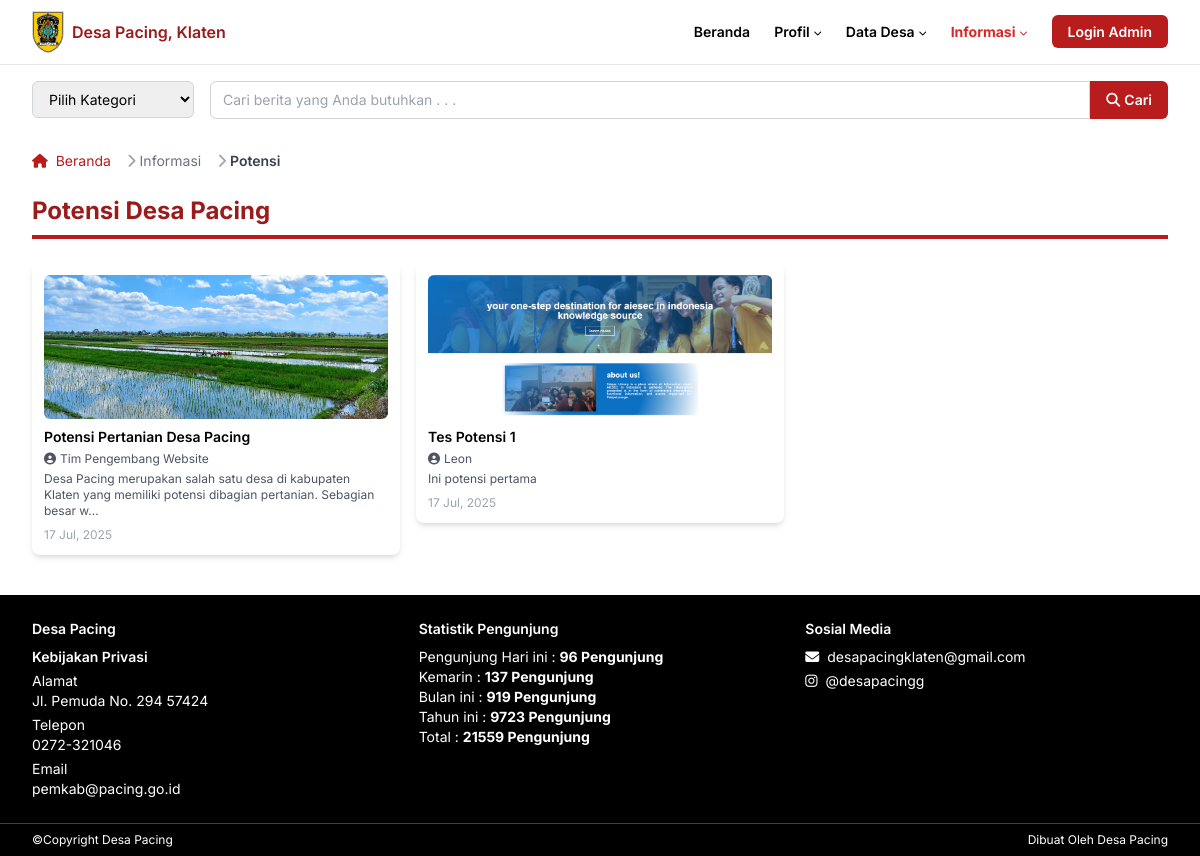
Page /potensi.php on the earlier database version.
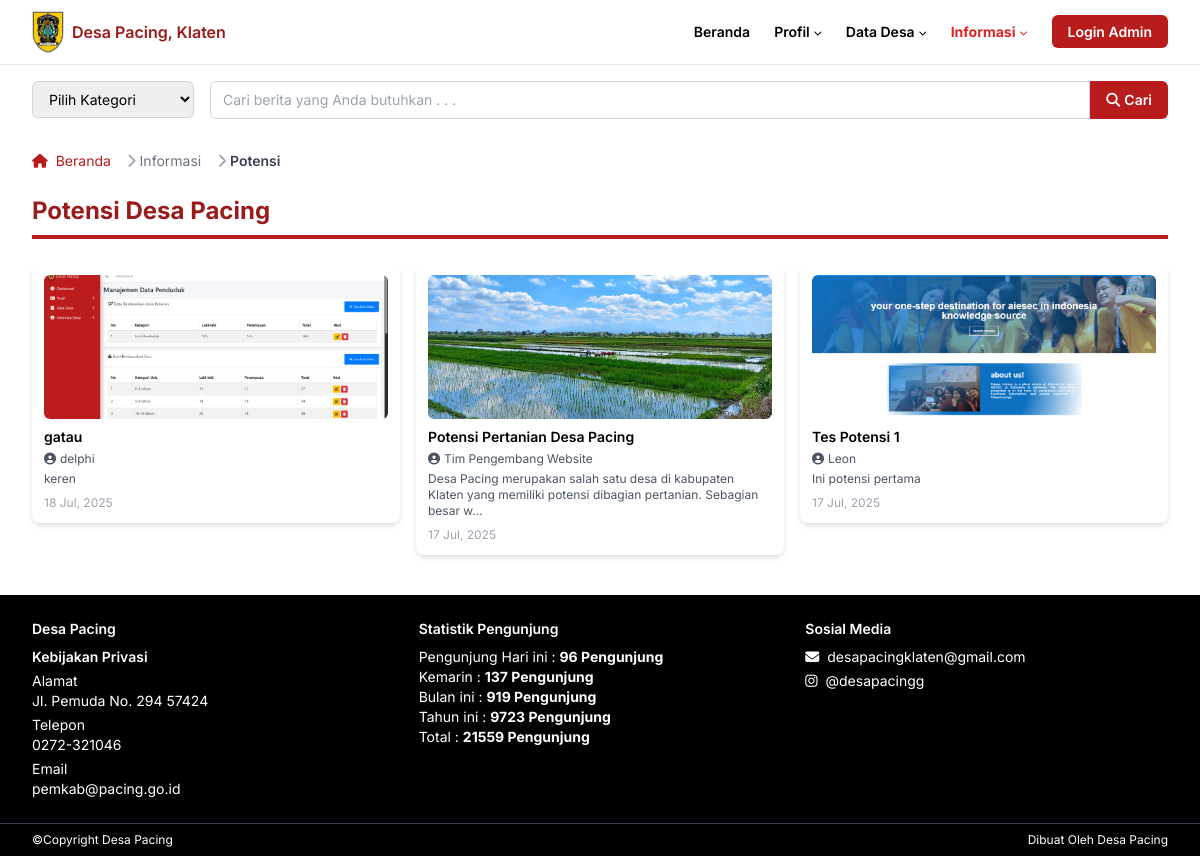
Same page on the later database version.
### tables this page shows
CREATE TABLE `potensi` (
  `id` int(11) NOT NULL,
  `judul` varchar(255) NOT NULL,
  `deskripsi` text NOT NULL,
  `gambar` varchar(255) DEFAULT NULL,
  `tanggal` datetime NOT NULL DEFAULT current_timestamp(),
  `penulis` varchar(100) NOT NULL DEFAULT 'Admin'
);

### potensi.php (the view, shortened to what the changed rows need)
<?php
include 'php/db.php';
$result = $konek->query("SELECT * FROM potensi ORDER BY tanggal DESC");
?>
<html class="scroll-smooth" lang="id">
  <head>
    <script src="https://cdn.tailwindcss.com"></script>
    <link
      href="https://cdnjs.cloudflare.com/ajax/libs/font-awesome/5.15.3/css/all.min.css"
      rel="stylesheet"
    />
    <link href="css/style.css" rel="stylesheet" />
  </head>
  <body class="bg-white text-black">
    <main class="max-w-[1280px] mx-auto px-4 sm:px-6 lg:px-8">
      <section aria-labelledby="berita-title" class="mt-6 space-y-4">
         <div class="grid grid-cols-1 sm:grid-cols-2 lg:grid-cols-3 gap-4">
          <?php while ($row = $result->fetch_assoc()): ?>
            <a href="detail_potensi.php?id=<?php echo $row['id']; ?>" class="block hover:shadow-lg transition">
              <article class="bg-white rounded-lg shadow-md p-3 flex flex-col">
                <img
                  alt="<?php echo htmlspecialchars($row['judul']); ?>"
                  class="rounded-md mb-2 object-cover w-full h-40 sm:h-36"
                  height="200"
                  loading="lazy"
                  src="assets/<?php echo htmlspecialchars($row['gambar']); ?>"
                  width="400"
                />
                <h3 class="font-semibold text-xs sm:text-sm mb-1 leading-tight">
                  <?php echo htmlspecialchars($row['judul']); ?>
                </h3>
                <div class="flex items-center text-gray-600 text-[10px] sm:text-xs mb-1 space-x-1">
                  <i class="fas fa-user-circle"></i>
                  <span><?php echo htmlspecialchars($row['penulis']); ?></span>
                </div>
                <p class="text-gray-600 text-[9px] sm:text-xs mb-2 line-clamp-3">
                  <?php echo htmlspecialchars(mb_strimwidth(strip_tags($row['deskripsi']), 0, 120, '...')); ?>
                </p>
                <time class="text-gray-400 text-[9px] sm:text-xs" datetime="<?php echo htmlspecialchars($row['tanggal']); ?>">
                  <?php echo date('j M, Y', strtotime($row['tanggal'])); ?>
                </time>
              </article>
            </a>
          <?php endwhile; ?>
        </div>
      </section>
    </main>
  </body>

Differences in the rows shown:
added potensi: gambar (picture), judul "gatau", penulis "delphi", deskripsi "keren", tanggal "18 Jul, 2025"
